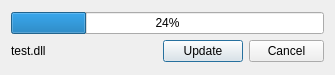
<?xml version="1.0" encoding="UTF-8"?>
<ui version="4.0">
 <class>UpdateFtpClass</class>
 <widget class="QDialog" name="UpdateFtpClass">
  <property name="geometry">
   <rect>
    <x>0</x>
    <y>0</y>
    <width>335</width>
    <height>75</height>
   </rect>
  </property>
  <property name="windowTitle">
   <string>UpdateFtp</string>
  </property>
  <layout class="QVBoxLayout" name="verticalLayout_2">
   <item>
    <layout class="QVBoxLayout" name="verticalLayout">
     <item>
      <widget class="QProgressBar" name="progressBar">
       <property name="value">
        <number>24</number>
       </property>
      </widget>
     </item>
     <item>
      <layout class="QHBoxLayout" name="horizontalLayout">
       <item>
        <widget class="QLabel" name="stateLabel">
         <property name="text">
          <string>test.dll</string>
         </property>
        </widget>
       </item>
       <item>
        <spacer name="horizontalSpacer">
         <property name="orientation">
          <enum>Qt::Horizontal</enum>
         </property>
         <property name="sizeHint" stdset="0">
          <size>
           <width>40</width>
           <height>20</height>
          </size>
         </property>
        </spacer>
       </item>
       <item>
        <widget class="QPushButton" name="updateBtn">
         <property name="text">
          <string>Update</string>
         </property>
        </widget>
       </item>
       <item>
        <widget class="QPushButton" name="cancelBtn">
         <property name="maximumSize">
          <size>
           <width>75</width>
           <height>16777215</height>
          </size>
         </property>
         <property name="autoFillBackground">
          <bool>false</bool>
         </property>
         <property name="text">
          <string>Cancel</string>
         </property>
        </widget>
       </item>
      </layout>
     </item>
    </layout>
   </item>
  </layout>
 </widget>
 <layoutdefault spacing="6" margin="11"/>
 <resources>
  <include location="updateftp.qrc"/>
 </resources>
 <connections/>
</ui>
